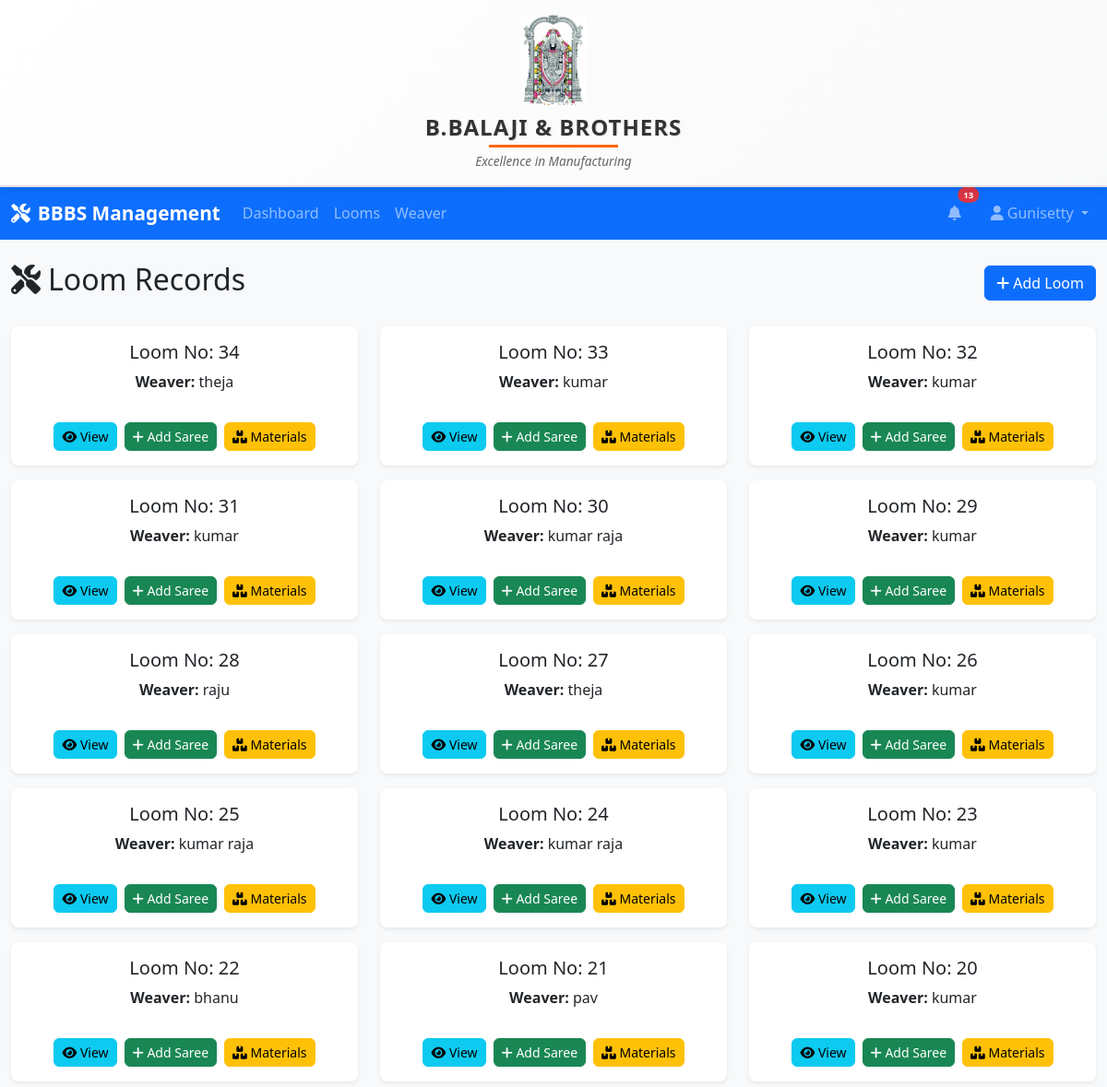
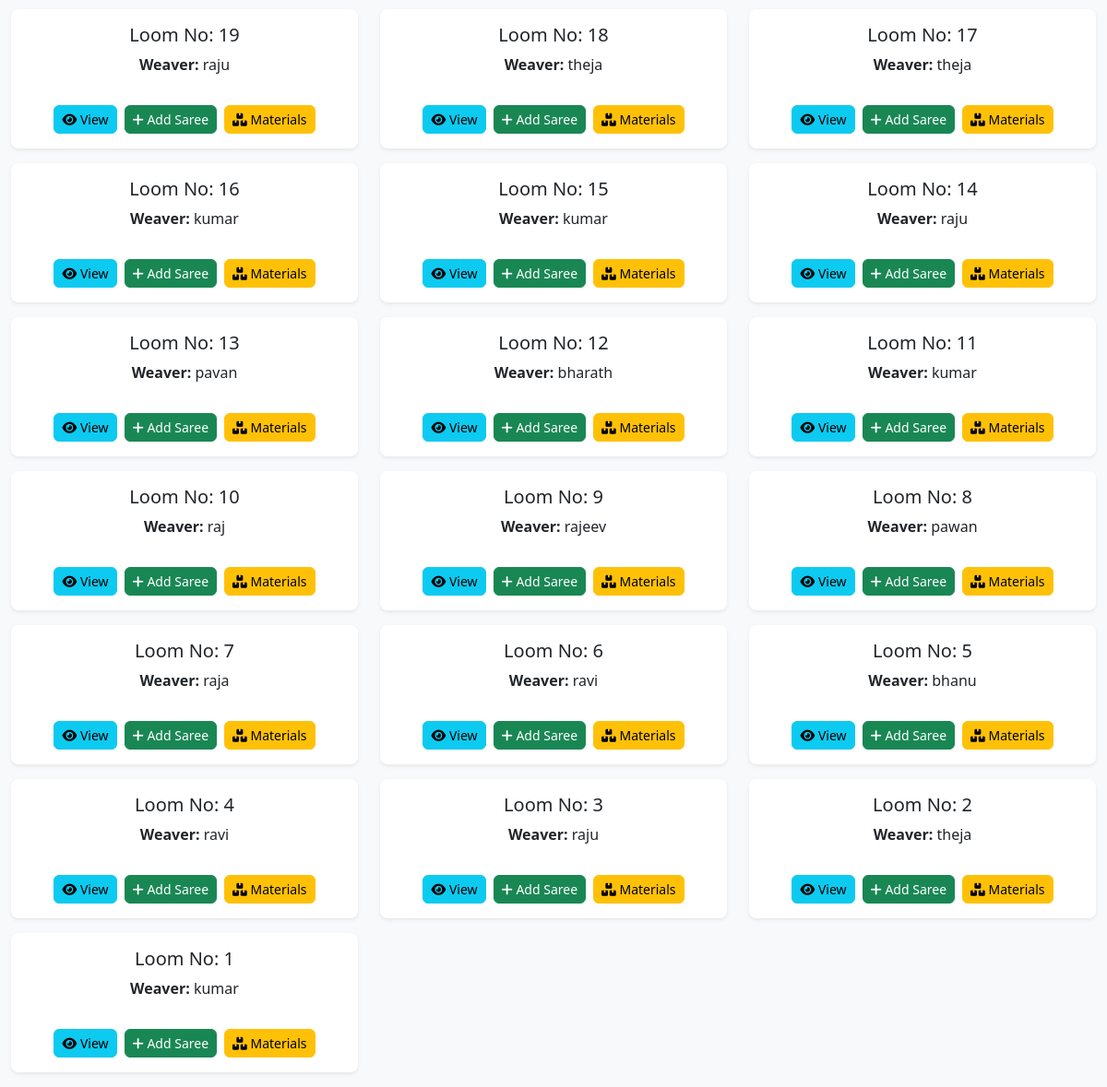
The page /loom/looms (signed in) on the database its author committed (2 pictures, top to bottom).
### models/user.py (models this page shows, shortened)
class User(UserMixin, db.Model):
    __tablename__ = 'users'
    id = db.Column(db.Integer, primary_key=True)
    firstname = db.Column(db.String(50), nullable=False)
    lastname = db.Column(db.String(50), nullable=False)
    username = db.Column(db.String(80), unique=True, nullable=False, index=True)
    email = db.Column(db.String(120), unique=True, nullable=False, index=True)
    password_hash = db.Column(db.String(255), nullable=False)
    created_at = db.Column(db.DateTime, default=datetime.utcnow)
    updated_at = db.Column(db.DateTime, default=datetime.utcnow, onupdate=datetime.utcnow)
    looms = db.relationship('Loom', backref='user', lazy=True, cascade='all, delete-orphan')
    weavers = db.relationship('Weaver', backref='user', lazy=True, cascade='all, delete-orphan')
    looms = db.relationship('Loom', backref='user', lazy=True)

### models/loom.py (models this page shows, shortened)
class Loom(db.Model):
    __tablename__ = 'looms'
    id = db.Column(db.Integer, primary_key=True)
    loom_no = db.Column(db.Integer, nullable=False)
    date = db.Column(db.Date, nullable=True, default=date.today, index=True)
    warps = db.relationship('Warp', back_populates='loom', cascade="all, delete-orphan")
    wefts = db.relationship('Weft', back_populates='loom', cascade="all, delete-orphan")
    colors = db.relationship('WarpColor', back_populates='loom', cascade="all, delete-orphan")
    saree_entries = db.relationship('SareeEntry', backref='loom', lazy=True, cascade='all, delete-orphan')
    weaver_name = db.Column(db.String(100), nullable=True)
    weaver_id = db.Column(db.Integer, db.ForeignKey('weavers.id'), nullable=True)
    loom_type = db.Column(db.String(50), nullable=False)
    num_sarees = db.Column(db.Integer, nullable=False, default=0)
    saree_type = db.Column(db.String(50), nullable=True)
    saree_name = db.Column(db.String(100), nullable=True)
    amount_credit = db.Column(db.Numeric(10, 2), nullable=True, default=0.00)
    amount_debit = db.Column(db.Numeric(10, 2), nullable=True, default=0.00)
    user_id = db.Column(db.Integer, db.ForeignKey('users.id'), nullable=False, index=True)
    created_at = db.Column(db.DateTime, default=datetime.utcnow, index=True)
    updated_at = db.Column(db.DateTime, default=datetime.utcnow, onupdate=datetime.utcnow)

### controllers/loom_controller.py (the view)
@loom_bp.route("/looms")
@login_required
def looms():
    looms = (
        Loom.query.filter_by(user_id=current_user.id)
        .order_by(Loom.created_at.desc())
        .all()
    )
    return render_template("looms.html", looms=looms)

### templates/looms.html (shortened to what this page needs)
{% extends "base.html" %}
{% block content %}
<div class="d-flex justify-content-between align-items-center mb-4">
    <h2><i class="fas fa-tools me-2"></i>Loom Records</h2>
    <a href="{{ url_for('loom.create_loom') }}" class="btn btn-primary">
        <i class="fas fa-plus me-1"></i>Add Loom
    </a>
</div>
{% if looms %}
<div class="row">
    {% for loom in looms %}
    <div class="col-md-4 mb-3">
        <div class="card shadow-sm h-100 text-center p-3">
            <h5 class="card-title">Loom No: {{ loom.loom_no }}</h5>
            <p><strong>Weaver:</strong> {{ loom.weaver_name or "No Weaver" }}</p>
            <div class="d-flex justify-content-center gap-2 mt-3">
                <a href="{{ url_for('loom.view_loom', loom_id=loom.id) }}" class="btn btn-info btn-sm">
                    <i class="fas fa-eye"></i> View
                </a>
                <a href="{{ url_for('loom.add_saree', loom_id=loom.id) }}" class="btn btn-success btn-sm">
                    <i class="fas fa-plus"></i> Add Saree
                </a>
                <a href="{{ url_for('loom.materials', loom_id=loom.id) }}" class="btn btn-warning btn-sm">
                    <i class="fas fa-boxes"></i> Materials
                </a>
            </div>
        </div>
    </div>
    {% endfor %}
</div>
{% endif %}
{% endblock %}

### templates/base.html (shortened to what this page needs)
<!DOCTYPE html>
<html lang="en">
<head>
    <link href="https://cdn.jsdelivr.net/npm/bootstrap@5.1.3/dist/css/bootstrap.min.css" rel="stylesheet">
    <link href="https://cdnjs.cloudflare.com/ajax/libs/font-awesome/6.0.0/css/all.min.css" rel="stylesheet">
    <link href="{{ url_for('static', filename='css/style.css') }}" rel="stylesheet">
</head>
<body>
    <div class="company-header-fixed">
        <div class="container-fluid text-center py-3">
            <div class="company-logo-header">
                <img src="{{ url_for('static', filename='images/venkateswara.jpg') }}"
                     alt="Venkateswara Swami"
                     class="venkateswara-img">
            </div>
            <h1 class="company-name-header">B.BALAJI & BROTHERS</h1>
            <p class="company-tagline-header">Excellence in Manufacturing</p>
        </div>
    </div>
    {% if current_user.is_authenticated %}
    <nav class="navbar navbar-expand-lg navbar-dark bg-primary">
        <div class="container-fluid">
            <a class="navbar-brand" href="{{ url_for('auth.dashboard') }}">
                <i class="fas fa-tools me-2"></i>BBBS Management
            </a>
            <div class="collapse navbar-collapse" id="navbarNav">
                <ul class="navbar-nav me-auto">
                    <li class="nav-item"><a class="nav-link" href="{{ url_for('auth.dashboard') }}">Dashboard</a></li>
                    <li class="nav-item"><a class="nav-link" href="{{ url_for('loom.looms') }}">Looms</a></li>
                    <li class="nav-item"><a class="nav-link" href="{{ url_for('weaver.weaver') }}">Weaver</a></li>
                </ul>
                <ul class="navbar-nav align-items-center">
                    <li class="nav-item dropdown me-3">
                        <a class="nav-link position-relative" href="#" id="notificationDropdown" role="button" data-bs-toggle="dropdown">
                            <i class="fas fa-bell"></i>
                            <span id="notification-count"
                                  class="position-absolute top-0 start-100 translate-middle badge rounded-pill bg-danger"
                                  style="font-size: 0.6rem; display: none;">0</span>
                        </a>
                    </li>
                    <li class="nav-item dropdown">
                        <a class="nav-link dropdown-toggle" href="#" role="button" data-bs-toggle="dropdown">
                            <i class="fas fa-user me-1"></i>{{ current_user.firstname }}
                        </a>
                    </li>
                </ul>
            </div>
        </div>
    </nav>
    {% endif %}
    <main class="{% if current_user.is_authenticated %}container-fluid mt-4{% else %}main-content{% endif %}">
        {% block content %}{% endblock %}
    </main>
</body>
</html>

### static/css/style.css (style rules this page uses)
.company-header-fixed { background: linear-gradient(135deg, #ffffff 0%, #f8f9fa 100%); border-bottom: 2px solid #e0e0e0; box-shadow: 0 2px 10px rgba(0, 0, 0, 0.1); position: relative; z-index: 1000; }
.company-logo-header { margin-bottom: 10px; }
.venkateswara-img { max-width: 70px; height: auto; border-radius: 0; border: none; box-shadow: none; }
.company-name-header { font-size: 1.5rem; font-weight: bold; color: #333; margin: 0 0 5px; letter-spacing: 1px; text-shadow: 1px 1px 2px rgba(0, 0, 0, 0.1); display: inline-block; position: relative; }
.company-name-header::after { content: ""; display: block; width: 50%; margin: 4px auto 0 auto; border-bottom: 3px solid #ff6600; }
.company-tagline-header { color: #666; font-size: 0.85rem; margin: 0; font-style: italic; }
body { background-color: #f8f9fa; font-family: 'Segoe UI', Tahoma, Geneva, Verdana, sans-serif; }
.navbar-brand { font-weight: bold; font-size: 1.3rem; }
.card { border: none; box-shadow: 0 0.125rem 0.25rem rgba(0, 0, 0, 0.075); border-radius: 0.5rem; }
.btn { border-radius: 0.375rem; font-weight: 500; }
.btn-primary { background-color: #0d6efd; border-color: #0d6efd; }
.btn-success { background-color: #198754; border-color: #198754; }
.btn-warning { background-color: #ffc107; border-color: #ffc107; color: #000; }
.btn-info { background-color: #0dcaf0; border-color: #0dcaf0; color: #000; }
.fade-in { animation: fadeIn 0.5s; }

### rows shown on the page
User: firstname "Gunisetty"
Loom: loom_no "34", weaver_name "theja"
Loom: loom_no "33", weaver_name "kumar"
Loom: loom_no "32", weaver_name "kumar"
Loom: loom_no "31", weaver_name "kumar"
Loom: loom_no "30", weaver_name "kumar raja"
Loom: loom_no "29", weaver_name "kumar"
Loom: loom_no "28", weaver_name "raju"
Loom: loom_no "27", weaver_name "theja"
Loom: loom_no "26", weaver_name "kumar"
Loom: loom_no "25", weaver_name "kumar raja"
Loom: loom_no "24", weaver_name "kumar raja"
Loom: loom_no "23", weaver_name "kumar"
Loom: loom_no "22", weaver_name "bhanu"
Loom: loom_no "21", weaver_name "pav"
Loom: loom_no "20", weaver_name "kumar"
Loom: loom_no "19", weaver_name "raju"
Loom: loom_no "18", weaver_name "theja"
Loom: loom_no "17", weaver_name "theja"
Loom: loom_no "16", weaver_name "kumar"
Loom: loom_no "15", weaver_name "kumar"
Loom: loom_no "14", weaver_name "raju"
Loom: loom_no "13", weaver_name "pavan"
Loom: loom_no "12", weaver_name "bharath"
Loom: loom_no "11", weaver_name "kumar"
Loom: loom_no "10", weaver_name "raj"
Loom: loom_no "9", weaver_name "rajeev"
Loom: loom_no "8", weaver_name "pawan"
Loom: loom_no "7", weaver_name "raja"
Loom: loom_no "6", weaver_name "ravi"
Loom: loom_no "5", weaver_name "bhanu"
Loom: loom_no "4", weaver_name "ravi"
Loom: loom_no "3", weaver_name "raju"
Loom: loom_no "2", weaver_name "theja"
Loom: loom_no "1", weaver_name "kumar"
